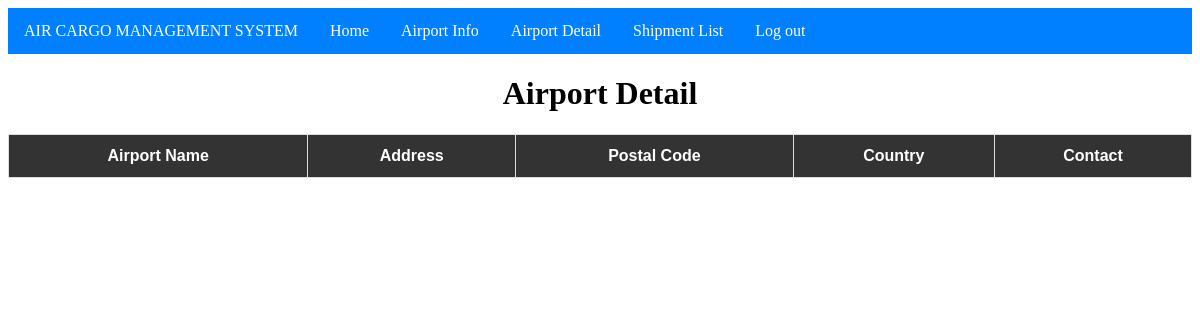
Before: /ap_detail.php with the older database file.
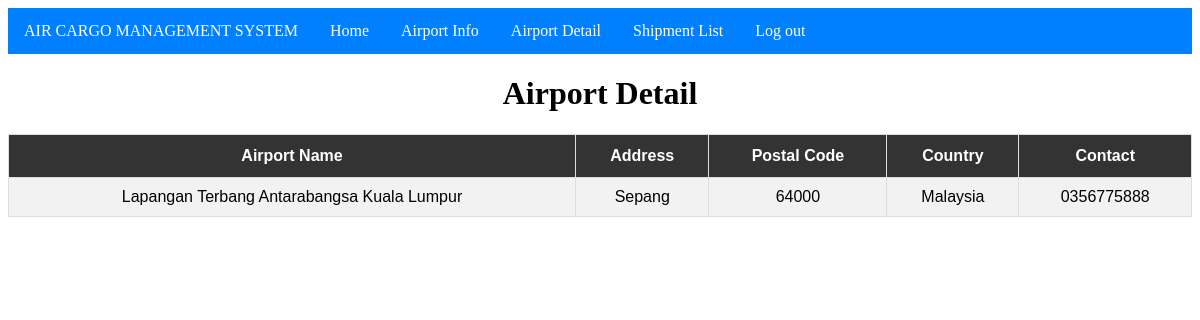
After: the same page with the newer database file.
### tables this page shows
CREATE TABLE `airport_list` (
  `id` int(11) NOT NULL,
  `ap_name` varchar(255) NOT NULL,
  `ap_address` varchar(255) NOT NULL,
  `ap_postalcode` int(11) NOT NULL,
  `ap_country` varchar(20) NOT NULL,
  `ap_contact` varchar(11) NOT NULL
);

### ap_detail.php (the view, shortened to what this page needs)
<!DOCTYPE html>
<html>
<head>
</head>
<body>
<?php include 'ap_nav.php'; ?>
<?php include 'db_connect.php'; ?>
<h1>Airport Detail</h1>
<table id="customers">
<tr>
  <th>Airport Name</th>
  <th>Address</th>
  <th>Postal Code</th>
  <th>Country</th>
  <th>Contact</th>
  </tr>
<?php
    $result = mysqli_query($conn, "select ap_name, ap_address, ap_postalcode, ap_country, ap_contact from airport_list");
    while($row = mysqli_fetch_array($result)){
        echo "<tr>";
        echo "<td>"; echo $row["ap_name"]; echo "</td>";
        echo "<td>"; echo $row["ap_address"]; echo "</td>";
        echo "<td>"; echo $row["ap_postalcode"]; echo "</td>";
        echo "<td>"; echo $row["ap_country"]; echo "</td>";
        echo "<td>"; echo $row["ap_contact"]; echo "</td>";
        echo "</tr>";
    }
    ?>
</body>
</html>

Changed rows visible on the page:
added airport_list: ap_name "Lapangan Terbang Antarabangsa Kuala Lumpur", ap_address "Sepang", ap_postalcode "64000", ap_country "Malaysia", ap_contact "0356775888"
